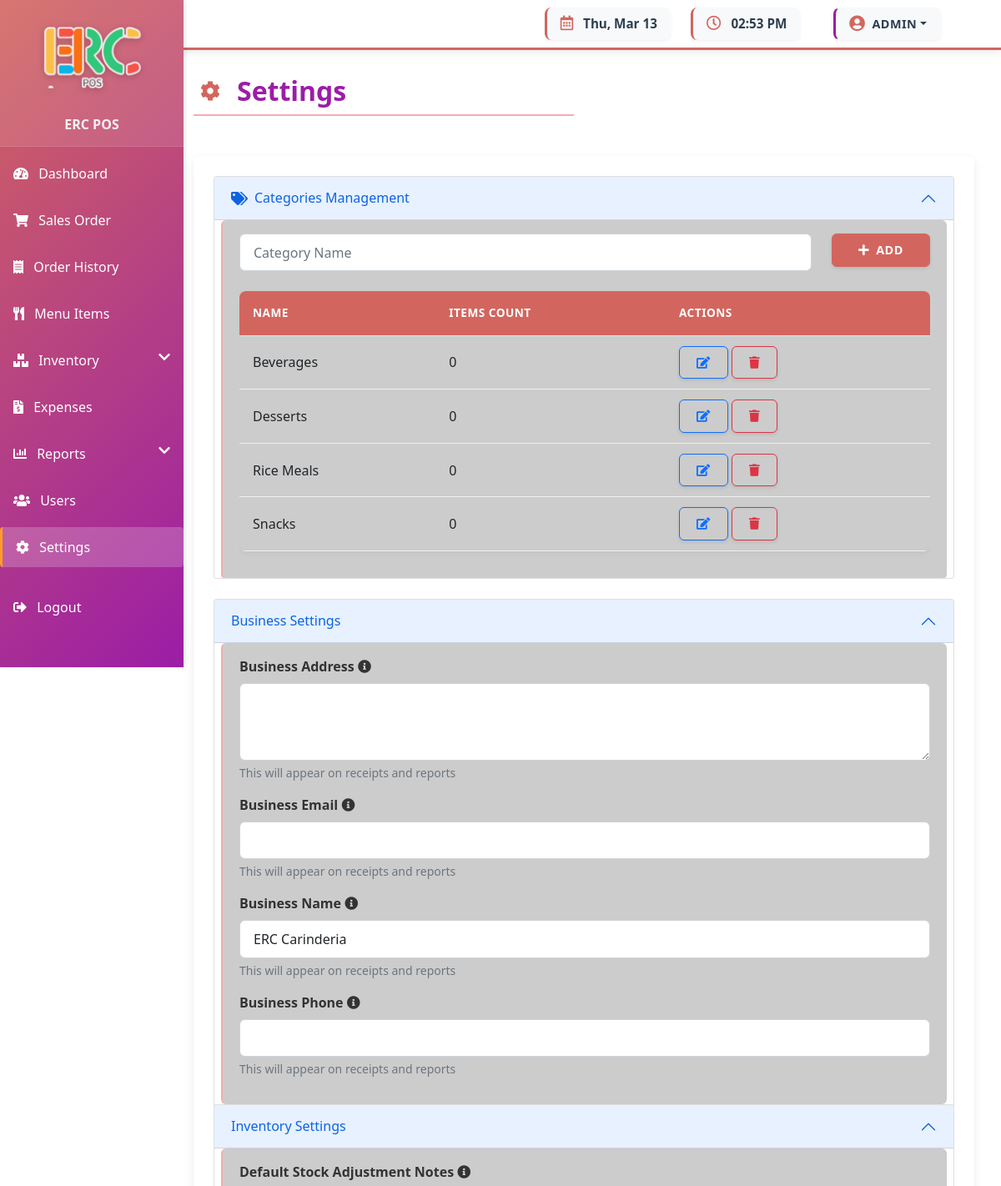
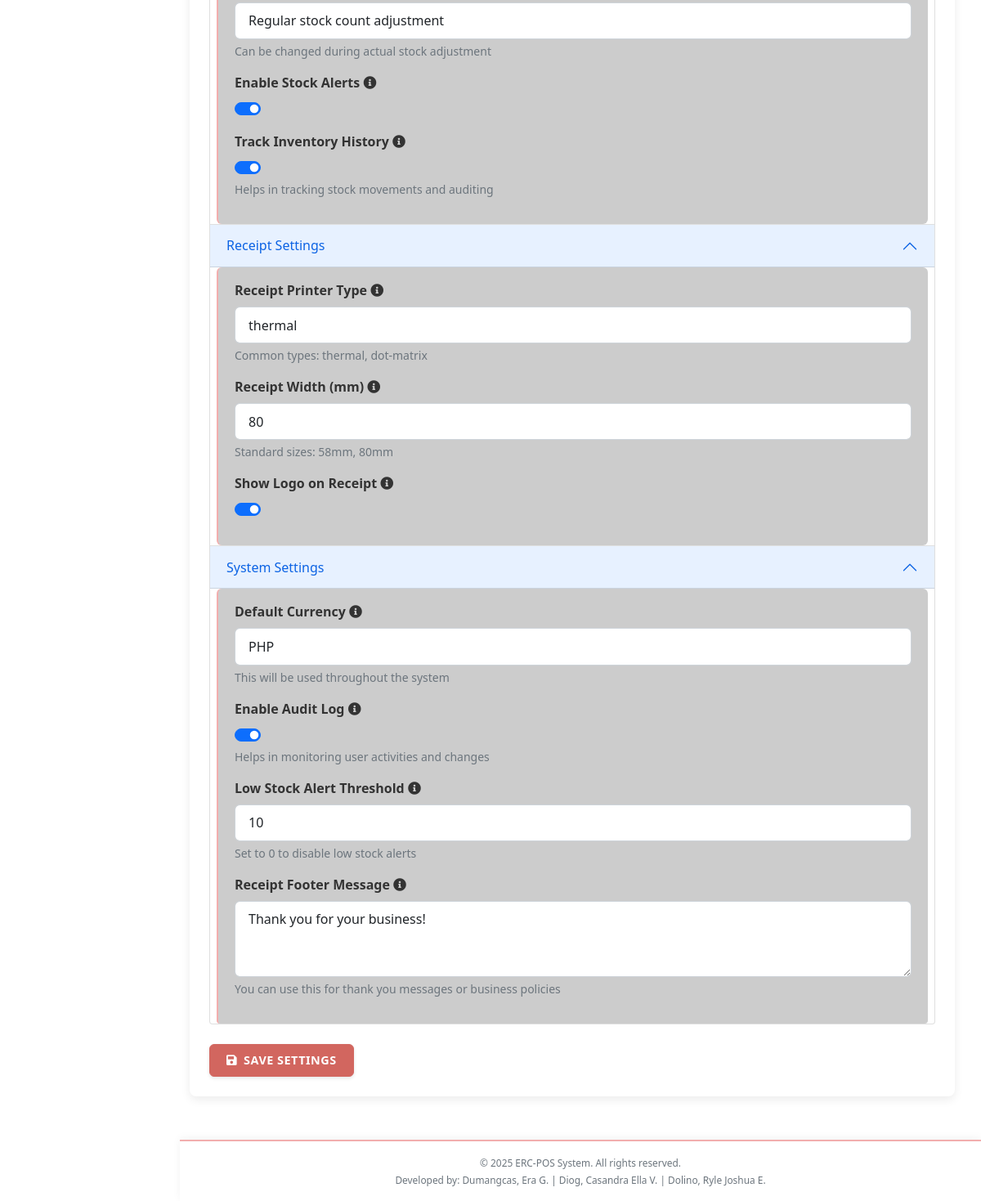
The app's page /views/settings/index.php (signed in) with its own data (2 pictures, top to bottom).
### tables this page shows
CREATE TABLE categories (
    id INT PRIMARY KEY AUTO_INCREMENT,
    name VARCHAR(50) NOT NULL,
    created_at TIMESTAMP DEFAULT CURRENT_TIMESTAMP,
    created_by INT,
    updated_at TIMESTAMP DEFAULT CURRENT_TIMESTAMP ON UPDATE CURRENT_TIMESTAMP,
    updated_by INT,
    FOREIGN KEY (created_by) REFERENCES users(id),
    FOREIGN KEY (updated_by) REFERENCES users(id)
);

CREATE TABLE settings (
    id INT PRIMARY KEY AUTO_INCREMENT,
    setting_name VARCHAR(50) NOT NULL,
    setting_value TEXT,
    setting_type ENUM('text', 'number', 'boolean', 'textarea') NOT NULL,
    setting_group VARCHAR(50) NOT NULL,
    setting_label VARCHAR(100) NOT NULL,
    description TEXT,
    help_text TEXT,
    created_at TIMESTAMP DEFAULT CURRENT_TIMESTAMP,
    created_by INT,
    updated_at TIMESTAMP DEFAULT CURRENT_TIMESTAMP ON UPDATE CURRENT_TIMESTAMP,
    updated_by INT,
    FOREIGN KEY (created_by) REFERENCES users(id),
    FOREIGN KEY (updated_by) REFERENCES users(id)
);

### views/settings/index.php (the view, shortened to what this page needs)
<?php
include __DIR__ . '/../../static/templates/header.php';
$stmt = $conn->query("SELECT * FROM settings ORDER BY setting_group, setting_name");
$settings = $stmt->fetchAll();
$stmt = $conn->query("SELECT * FROM categories ORDER BY name");
$categories = $stmt->fetchAll();
$grouped_settings = [];
foreach ($settings as $setting) {
    $grouped_settings[$setting['setting_group']][] = $setting;
}
?>
<div class="container-fluid py-4">
    <div class="row mb-4">
        <div class="col-md-6">
            <h1 class="h2">
                <i class="fas fa-cog"></i>
                Settings
            </h1>
        </div>
    </div>
    <div class="card">
        <div class="card-body">
            <div class="accordion mb-4" id="categoriesAccordion">
                <div class="accordion-item">
                    <h2 class="accordion-header" id="headingCategories">
                        <button class="accordion-button" type="button" data-bs-toggle="collapse"
                                data-bs-target="#collapseCategories">
                            <i class="fas fa-tags me-2"></i>Categories Management
                        </button>
                    </h2>
                    <div id="collapseCategories" class="accordion-collapse collapse show"
                         data-bs-parent="#categoriesAccordion">
                        <div class="accordion-body">
                            <form action="/ERC-POS/handlers/categories/create.php" method="POST" class="mb-4">
                                <div class="row">
                                    <div class="col-md-10">
                                        <input type="text" name="name" class="form-control" placeholder="Category Name" required>
                                    </div>
                                    <div class="col-md-2">
                                        <button type="submit" class="btn btn-primary w-100">
                                            <i class="fas fa-plus me-2"></i>Add
                                        </button>
                                    </div>
                                </div>
                            </form>
                            <div class="table-responsive">
                                <table class="table table-hover">
                                    <thead>
                                        <tr>
                                            <th>Name</th>
                                            <th>Items Count</th>
                                            <th>Actions</th>
                                        </tr>
                                    </thead>
                                    <tbody>
                                        <?php foreach ($categories as $category):
                                            $stmt = $conn->prepare("SELECT COUNT(*) FROM menu_items WHERE category_id = ?");
                                            $stmt->execute([$category['id']]);
                                            $items_count = $stmt->fetchColumn();
                                        ?>
                                            <tr>
                                                <td><?php echo htmlspecialchars($category['name']); ?></td>
                                                <td><?php echo $items_count; ?></td>
                                                <td>
                                                    <button type="button" class="btn btn-sm btn-outline-primary edit-category"
                                                            data-id="<?php echo $category['id']; ?>"
                                                            data-name="<?php echo htmlspecialchars($category['name']); ?>">
                                                        <i class="fas fa-edit"></i>
                                                    </button>
                                                    <?php if ($items_count === 0): ?>
                                                        <button type="button" class="btn btn-sm btn-outline-danger delete-category"
                                                                data-id="<?php echo $category['id']; ?>"
                                                                data-name="<?php echo htmlspecialchars($category['name']); ?>">
                                                            <i class="fas fa-trash"></i>
                                                        </button>
                                                    <?php endif; ?>
                                                </td>
                                            </tr>
                                        <?php endforeach; ?>
                                    </tbody>
                                </table>
                            </div>
                        </div>
                    </div>
                </div>
            </div>
            <form method="POST" action="">
                <div class="accordion" id="settingsAccordion">
                    <?php foreach ($grouped_settings as $group => $group_settings): ?>
                        <div class="accordion-item">
                            <h2 class="accordion-header" id="heading<?php echo str_replace(' ', '', $group); ?>">
                                <button class="accordion-button" type="button" data-bs-toggle="collapse"
                                        data-bs-target="#collapse<?php echo str_replace(' ', '', $group); ?>">
                                    <?php echo ucfirst($group); ?> Settings
                                </button>
                            </h2>
                            <div id="collapse<?php echo str_replace(' ', '', $group); ?>"
                                 class="accordion-collapse collapse show"
                                 data-bs-parent="#settingsAccordion">
                                <div class="accordion-body">
                                    <?php foreach ($group_settings as $setting): ?>
                                        <div class="mb-3">
                                            <label class="form-label">
                                                <?php echo htmlspecialchars($setting['setting_label']); ?>
                                                <?php if ($setting['description']): ?>
                                                    <i class="fas fa-info-circle" data-bs-toggle="tooltip"
                                                       title="<?php echo htmlspecialchars($setting['description']); ?>"></i>
                                                <?php endif; ?>
                                            </label>
                                            <?php if ($setting['setting_type'] === 'boolean'): ?>
                                                <div class="form-check form-switch">
                                                    <input type="checkbox" class="form-check-input"
                                                           name="settings[<?php echo $setting['id']; ?>]"
                                                           value="1" <?php echo $setting['setting_value'] ? 'checked' : ''; ?>>
                                                </div>
                                            <?php elseif ($setting['setting_type'] === 'textarea'): ?>
                                                <textarea class="form-control"
                                                        name="settings[<?php echo $setting['id']; ?>]"
                                                        rows="3"><?php echo htmlspecialchars($setting['setting_value']); ?></textarea>
                                            <?php else: ?>
                                                <input type="<?php echo $setting['setting_type']; ?>"
                                                       class="form-control"
                                                       name="settings[<?php echo $setting['id']; ?>]"
                                                       value="<?php echo htmlspecialchars($setting['setting_value']); ?>">
                                            <?php endif; ?>
                                            <?php if ($setting['help_text']): ?>
                                                <div class="form-text"><?php echo htmlspecialchars($setting['help_text']); ?></div>
                                            <?php endif; ?>
                                        </div>
                                    <?php endforeach; ?>
                                </div>
                            </div>
                        </div>
                    <?php endforeach; ?>
                </div>
                <div class="mt-4">
                    <button type="submit" class="btn btn-primary">
                        <i class="fas fa-save me-2"></i>Save Settings
                    </button>
                </div>
            </form>
        </div>
    </div>
</div>
<?php require_once __DIR__ . '/../../static/templates/footer.php'; ?>

### records on screen
categories: name "Beverages", items_count "0"
categories: name "Desserts", items_count "0"
categories: name "Rice Meals", items_count "0"
categories: name "Snacks", items_count "0"
settings: setting_label "Business Address", help_text "This will appear on receipts and reports"
settings: setting_label "Business Email", help_text "This will appear on receipts and reports"
settings: setting_label "Business Name", setting_value "ERC Carinderia", help_text "This will appear on receipts and reports"
settings: setting_label "Business Phone", help_text "This will appear on receipts and reports"
settings: setting_label "Default Stock Adjustment Notes", setting_value "Regular stock count adjustment", help_text "Can be changed during actual stock adjustment"
settings: setting_label "Enable Stock Alerts", setting_value "☑"
settings: setting_label "Track Inventory History", setting_value "☑", help_text "Helps in tracking stock movements and auditing"
settings: setting_label "Receipt Printer Type", setting_value "thermal", help_text "Common types: thermal, dot-matrix"
settings: setting_label "Receipt Width (mm)", setting_value "80", help_text "Standard sizes: 58mm, 80mm"
settings: setting_label "Show Logo on Receipt", setting_value "☑"
settings: setting_label "Default Currency", setting_value "PHP", help_text "This will be used throughout the system"
settings: setting_label "Enable Audit Log", setting_value "☑", help_text "Helps in monitoring user activities and changes"
settings: setting_label "Low Stock Alert Threshold", setting_value "10", help_text "Set to 0 to disable low stock alerts"
settings: setting_label "Receipt Footer Message", id+setting_value "Thank you for your business!", help_text "You can use this for thank you messages or business policies"

### other values on screen
$_SESSION['username'] "ADMIN"
$group "Business"
$group "Inventory"
$group "Receipt"
$group "System"
